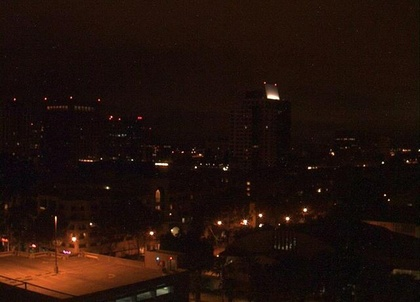
%> input picture workfile/assignment.jpg, 420 x 302 px, shrunk from 640 x 460 before the run
$ octave assignment2.m   (GNU Octave 9; MATLAB toolbox functions it lacks are replaced by stand-ins)
%> lines starting %> are read from the running program, lines starting %| are printed output that depends on the picture
### workfile/hist_equ.m
function [output_img] =hist_equ(input_img,maxL)
%input_img: a grayscale image
%maxL:the maximum value in the range of input_img

n=size(input_img,1)*size(input_img,2);
L=maxL-1;
count_num=imhist(input_img);
p_rk=count_num/n;
s=L*cumsum(p_rk);
s=round(s);
output_img=uint8(zeros(size(input_img)));
for i=1:size(s,1)
    output_img(input_img==i-1)=s(i);
end
output_img = grs2rgb(output_img,hot);
%imshowpair(output_img,input_img,'montage');
imshow(output_img);
%title ' After histogram equalization(left)/original image(right)'

end

### workfile/grs2rgb.m
function res = grs2rgb(img, map)
%%%%%%%%%%%%%%%%%%%%%%%%%%%%%%%%%%%%%%%%%%%%%%%%%%%%%%%%%%%%%%%%%%%%%%%%%%%%%%%%%%%%%%%%%%%%%%%%%%%%%%%%%%%%%%%%%%%%%%%%%%%%%%%%
%source from Grayscale to RGB Converter (https://www.mathworks.com/matlabcentral/fileexchange/13312-grayscale-to-rgb-converter),
%MATLAB Central File Exchange. Retrieved January 30, 2020.
%I have implemented this function from an author name Valeriy Korostyshevskiy (2020).
%%%%%%%%%%%%%%%%%%%%%%%%%%%%%%%%%%%%%%%%%%%%%%%%%%%%%%%%%%%%%%%%%%%%%%%%%%%%%%%%%%%%%%%%%%%%%%%%%%%%%%%%%%%%%%%%%%%%%%%%%%%%%%%%
%%Convert grayscale images to RGB using specified colormap.
%	IMG is the grayscale image. Must be specified as a name of the image
%	including the directory, or the matrix.
%	MAP is the M-by-3 matrix of colors.
%
%	RES = GRS2RGB(IMG) produces the RGB image RES from the grayscale image IMG
%	using the colormap HOT with 64 colors.
%
%	RES = GRS2RGB(IMG,MAP) produces the RGB image RES from the grayscale image
%	IMG using the colormap matrix MAP. MAP must contain 3 columns for Red,
%	Green, and Blue components.
%
%	Example 1:
%	open 'image.tif';
%	res = grs2rgb(image);
%
%	Example 2:
%	cmap = colormap(summer);
% 	res = grs2rgb('image.tif',cmap);
%
% 	See also COLORMAP, HOT
%
%	Written by
%	Valeriy R. Korostyshevskiy, PhD
%	Georgetown University Medical Center
%	Washington, D.C.
%	December 2006
%
% 	vrk@georgetown.edu

% Check the arguments
if nargin<1
	error('grs2rgb:missingImage','Specify the name or the matrix of the image');
end;

if ~exist('map','var') || isempty(map)
	map = hot(64);
end;

[l,w] = size(map);

if w~=3
	error('grs2rgb:wrongColormap','Colormap matrix must contain 3 columns');
end;

if ischar(img)
	a = imread(img);
elseif isnumeric(img)
	a = img;
else
	error('grs2rgb:wrongImageFormat','Image format: must be name or matrix');
end

% Calculate the indices of the colormap matrix
a = double(a);
a(a==0) = 1; % Needed to produce nonzero index of the colormap matrix
ci = ceil(l*a/max(a(:)));

% Colors in the new image
[il,iw] = size(a);
r = zeros(il,iw);
g = zeros(il,iw);
b = zeros(il,iw);
r(:) = map(ci,1);
g(:) = map(ci,2);
b(:) = map(ci,3);

% New image
res = zeros(il,iw,3);
res(:,:,1) = r;
res(:,:,2) = g;
res(:,:,3) = b;

### workfile/linear_stretch.m
function [dis_image] = linear_stretch(image,maxL,ya,yb,xa,xb)
input_img=rgb2gray(image);
[a,b]=size(input_img);
dis_image=uint8(zeros(a,b));
src_img=double(input_img);
%slope coefficient
k1=ya/xa;
k2=(yb-ya)/(xb-xa);
k3=(maxL-yb)/(maxL-xb);
for i=1:a
    for j=1:b
        if src_img(i,j)<=xa
            dis_image(i,j)=k1*src_img(i,j);
        elseif (src_img(i,j)>xa) && (src_img(i,j)<=xb)
                dis_image(i,j)=k2*(src_img(i,j)-xa)+ya;
            else
                dis_image(i,j)=k3*(src_img(i,j)-xb)+yb;
        end
    end
end
dis_image = grs2rgb(dis_image,hot);
%imshowpair(dis_image,image,'montage');
%title 'Piecewise linear stretching(left)/original image(right)'
imshow(dis_image);
end

### workfile/assignment2.m
clc;clear;
%%
image=imread('assignment.jpg');
%> image is the input picture: size 302x420x3 uint8; mean R, G, B 32.8, 16.2, 10.4
I=rgb2gray(image);
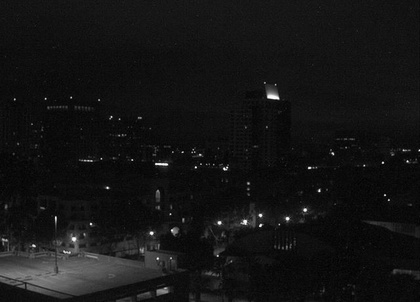
%> I: size 302x420 uint8; min 0, max 253, mean 20.5
n=size(I,1)*size(I,2);
%> n = 126840
L=256;
s=size(image);
%> s = [302 420 3]
i_test=double(image);
%contrast-limited Adaptive Histogram Equalization
count_r=imhist(image);
%> count_r = 256 values, max 23167 at index 10, min 2 at index 235, mean 1486.4
count_gray=imhist(I);
%> count_gray = 256 values, max 8586 at index 16, min 0 at index 159, mean 495.5
Lab=rgb2lab(image);
%> Lab: size 302x420x3 double; mean of channels 1, 2, 3 7, 6.4, 5.6
L=Lab(:,:,1)/100;
A=Lab(:,:,2)/100;
B=Lab(:,:,3)/100;
L = adapthisteq(L,'NumTiles',[2 2],'ClipLimit',0.02);
A = adapthisteq(A,'NumTiles',[2 2],'ClipLimit',0.01);
B = adapthisteq(B,'NumTiles',[2 2],'ClipLimit',0.01);
Lab(:,:,1)=L*100;
%> Lab: size 302x420x3 double; mean of channels 1, 2, 3 21.6, 6.4, 5.6
Lab(:,:,2)=A*100;
%> Lab: size 302x420x3 double; mean of channels 1, 2, 3 21.6, 25.4, 5.6
Lab(:,:,3)=B*100;
%> Lab: size 302x420x3 double; mean of channels 1, 2, 3 21.6, 25.4, 19.7
J = lab2rgb(Lab);
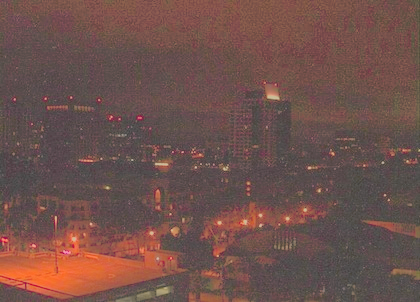
%> J: size 302x420x3 double; mean R, G, B 0.364, 0.125, 0.0819; drawn with min black and max white
%histogram equalization
[out_img]=hist_equ(I,255);
%> in hist_equ, `count_num=imhist(input_img);`: count_num has the same summary as count_gray outside hist_equ
%> in hist_equ, `p_rk=count_num/n;`: p_rk = 256 values, max 0.0677 at index 16, min 0 at index 159, mean 0.00391
%> in hist_equ, `s=L*cumsum(p_rk);`: s = 256 values from 0.00401 to 254
%> in hist_equ, `s=round(s);`: s = 256 values from 0 to 254
%> after the loop in hist_equ, `for i=1:size(s,1)`:
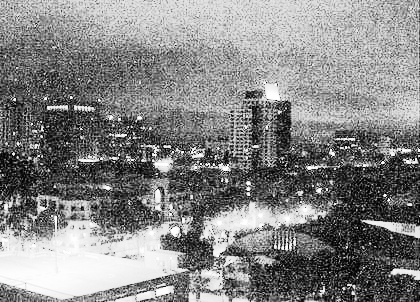
%> output_img: size 302x420 uint8; min 0, max 254, mean 133.1
%> in grs2rgb, `a(a==0) = 1;`: a: size 302x420 double; min 1, max 254, mean 133.1
%> in grs2rgb, `g(:) = map(ci,2);`:
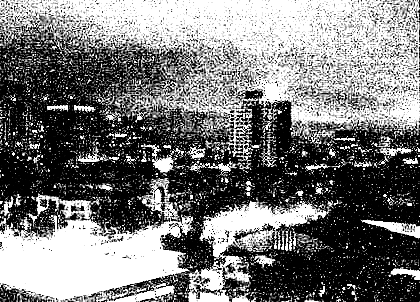
%> g: size 302x420 double; min 0, max 1, mean 0.472

figure
imshow(J);
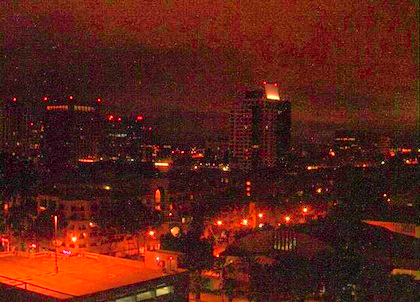
%> displayed picture: size 302x420x3, on the screen's scale of 0 to 255; mean R, G, B 90.4, 32.2, 21.7
%title('Original image(left)/CLAHE(right)')
%% linear stretch
image=imread('assignment.jpg');
ya=170;yb=200;xa=50;xb=80;maxL=255;
[dis_image] = linear_stretch(image,maxL,ya,yb,xa,xb);
%> after the loop in linear_stretch, `for i=1:a`:
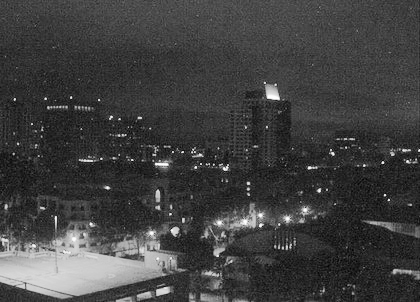
%> dis_image: size 302x420 uint8; min 0, max 254, mean 64.3
%> in grs2rgb (call 2), `a(a==0) = 1;`: a: size 302x420 double; min 1, max 254, mean 64.3
%> in grs2rgb (call 2), `res(:,:,3) = b;`:
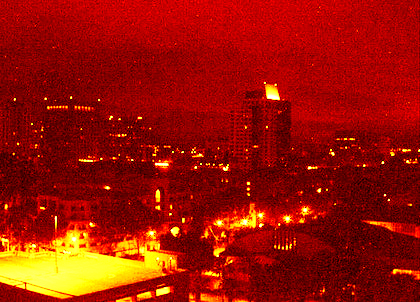
%> res: size 302x420x3 double; mean R, G, B 0.605, 0.0707, 0.00886
